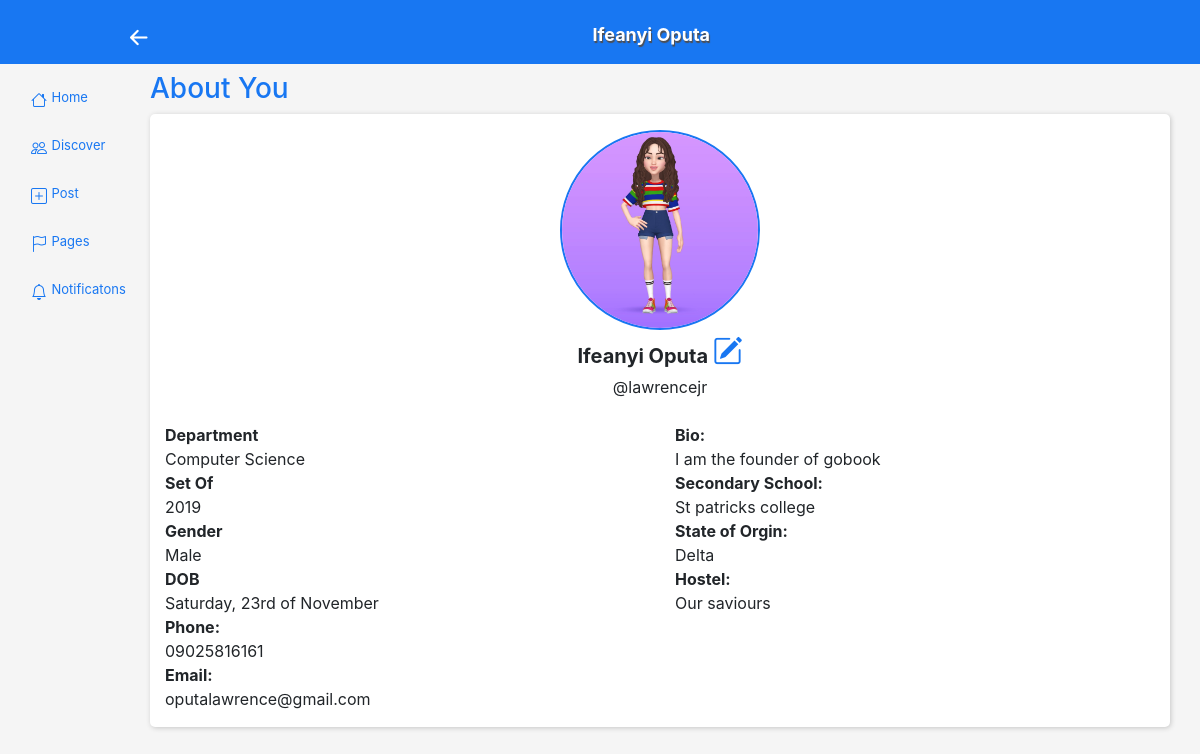
Page /account/about/index.php (signed in) on the committed database.
### tables this page shows
CREATE TABLE `user` (
  `id` int(11) NOT NULL,
  `fullname` varchar(255) DEFAULT NULL,
  `reg_no` varchar(100) DEFAULT NULL,
  `gender` varchar(50) DEFAULT NULL,
  `password` varchar(255) DEFAULT NULL,
  `username` varchar(100) DEFAULT NULL,
  `phone` varchar(20) DEFAULT NULL,
  `email` varchar(150) DEFAULT NULL,
  `dob` date DEFAULT NULL,
  `bio` text DEFAULT NULL,
  `hostel` varchar(150) DEFAULT NULL,
  `sec_sch` varchar(255) DEFAULT NULL,
  `state` varchar(100) DEFAULT NULL,
  `profile_pic` varchar(255) DEFAULT NULL,
  `school_set` varchar(100) DEFAULT NULL,
  `department` varchar(150) DEFAULT NULL,
  `faculty` varchar(255) NOT NULL,
  `verified` enum('no','yes','','') NOT NULL DEFAULT 'no',
  `datetime` datetime NOT NULL DEFAULT current_timestamp()
);

### backend/conn.php (called while the page is built, shortened)
<?php
class Connection
{
    public function __construct()
    {
        $dbhost = "localhost";
        $dbuser = "root";
        $dbpass = "";
        $dbname = "gobook";
        try {
            $this->conn = new PDO("mysql:host=$dbhost;dbname=$dbname", $dbuser, $dbpass);
        } catch (PDOException $e) {
            die("Database Connection Error: " . $e->getMessage());
        }
    }
}

### backend/class.php (called while the page is built, shortened)
<?php
include "database.php";
$uID = $_SESSION['id'] ?? null;
$database = new Database;
$data['user'] = $database->getUser($uID);
$data['users'] = $database->getUsers();
$data['husers'] = $database->getHusers();
$data['userss'] = $database->getUserss();
$data['posts'] = $database->getPosts();
$data['Myposts'] = $database->getMyPosts($uID);
$data['friendRequests'] = $database->friendRequests($uID);
$data['numOfFriendRequests'] = $database->numOfFriendRequests($uID);
$data['pages'] = $database->getPages();

### backend/database.php (called while the page is built, shortened)
<?php
class Database extends Controller{
    public function getUser($id){
        $this -> sql = "SELECT * FROM user WHERE id = ?";
        try{
           return $this -> readRow([$id], $this -> sql);
        }catch(PDOException $e){
            return false . $e -> getMessage();
        }
    }
    public function getUsers(){
        $this -> sql = "SELECT * FROM user ORDER BY department";
        try{
           return $this -> readRow([], $this -> sql);
        }catch(PDOException $e){
            return false . $e -> getMessage();
        }
    }
    public function getHusers(){
        $this -> sql = "SELECT * FROM user ORDER BY rand() LIMIT 5";
        try{
           return $this -> readRow([], $this -> sql);
        }catch(PDOException $e){
            return false . $e -> getMessage();
        }
    }
    public function getUserss(){
        $this -> sql = "SELECT * FROM user ORDER BY id DESC LIMIT 5";
        try{
           return $this -> readRow([], $this -> sql);
        }catch(PDOException $e){
            return false . $e -> getMessage();
        }
    }
    public function getPosts(){
        $this -> sql = "SELECT * FROM posts WHERE public = 'yes' ORDER BY id DESC LIMIT 1";
        try{
           return $this -> readRow([], $this -> sql);
        }catch(PDOException $e){
            return false . $e -> getMessage();
        }
    }
    public function getMyPosts($id){
        $this -> sql = "SELECT * FROM posts WHERE user_id = ? AND anonymous = 'no' ORDER BY id DESC";
        try{
           return $this -> readRow([$id], $this -> sql);
        }catch(PDOException $e){
            return false . $e -> getMessage();
        }
    }
    public function friendRequests($uID){
        $this -> sql = "SELECT * FROM friend_requests WHERE user_id2 = ? and status = 'sent'";
        try{
           return $this -> readRow([$uID], $this -> sql);
        }catch(PDOException $e){
            return false . $e -> getMessage();
        }
    }
    public function numOfFriendRequests($uID){
        $this -> sql = "SELECT * FROM friend_requests WHERE user_id2 = ? AND status = 'sent'";
        try{
           return $this -> numOf([$uID], $this -> sql);
        }catch(PDOException $e){
            return false . $e -> getMessage();
        }
    }
   public function getPages(){
       $this -> sql = "SELECT * FROM pages";
        try{
           return $this -> readRow([], $this -> sql);
        }catch(PDOException $e){
            return false . $e -> getMessage();
        }
   }
}

### backend/crud.php (called while the page is built, shortened)
<?php
include "conn.php";
class Crud extends Connection{
    public function readRow($params=[], $sql){
        try{
            $this->stmt = $this->conn-> prepare($sql);
            $this->stmt->execute($params);
            return $this->stmt->fetchAll(PDO::FETCH_ASSOC);
        }catch(PDOException $e){
            return $e->getMessage();
        }
    }
    public function numOf($params=[], $sql){
        try{
            $this->stmt = $this->conn->prepare($sql);
            $this->stmt->execute($params);
            $this->stmt->fetchAll(PDO::FETCH_ASSOC);
            return $this->stmt->rowCount();
        }catch(PDOException $e){
            return $e->getMessage();
        }
    }
}

### account/about/index.php (the view, shortened to what this page needs)
<?php
include "../../backend/class.php";
    foreach($data['user'] as $u){
        $username = $u['username'];
        $fullname = $u['fullname'];
        $bio = $u['bio'];
        $email = $u['email'];
        $set = $u['school_set'];
        $department = $u['department'];
        $dob = $u['dob'];
        $gender = $u['gender'];
        $phone = $u['phone'];
        $profileImg = $u['profile_pic'];
        $state = $u['state'];
        $sec_sch = $u['sec_sch'];
        $hostel = $u['hostel'];
    }
?>
<!DOCTYPE html>
<html lang="en">
<head>
    <link rel="stylesheet" href="../../assets/css/bootstrap.css">
    <link rel="stylesheet" href="../../assets/css/style.css">
    <link rel="stylesheet" href="https://cdnjs.cloudflare.com/ajax/libs/font-awesome/6.2.0/css/all.min.css" />
    <link rel="stylesheet" href="https://cdnjs.cloudflare.com/ajax/libs/bootstrap-icons/1.10.3/font/bootstrap-icons.min.css" />
</head>
<body>
    <div class="head_nav">
        <center>
            <div class="row hheader">
                <div class="col-3" style="margin-top: .7rem;">
                    <i onclick="history.go(-1)" class="bi bi-arrow-left-short" style="font-size: 35px; cursor: pointer; "></i>
                </div>
                <div class="col-7 mt-4">
                    <h3 class="logo" style="font-size: 18px; text-transform: capitalize;"><?=$fullname?></h3>
                </div>
                <div class="col-2 mt-3">
                </div>
            </div>
        </center>
    </div>
    <br><br><br>
    <div class="container-fluid main-body">
        <div class="lhs">
            <div class="nav">
                 <div class="nav-item">
                     <a href="../../home/"><i class="bi bi-house"></i></a>&nbsp;
                     <span>Home</span>
                 </div>
                 <div class="nav-item">
                     <a href="../../discover/"><i class="bi bi-people"></i></a>&nbsp;
                     <span>Discover</span>
                 </div>
                 <div class="nav-item">
                     <a href="../../post/"><i class="bi bi-plus-square"></i></a>&nbsp;
                     <span>Post</span>
                 </div>
                 <div class="nav-item">
                     <a href="../../pages/"><i class="bi bi-flag"></i></a>&nbsp;
                     <span>Pages</span>
                 </div>
                 <div class="nav-item">
                     <a href="../../notificatons/"><i class="bi bi-bell"></i></a>&nbsp;
                     <span>Notificatons</span>
                 </div>
            </div>
         </div>
         <div class="rhs">
            <div class="container about_container">
                <h3>About You</h3>
                <div class="about_layout">
                    <center>
                        <div class="about_profile">
                            <img src="../../assets/profilePics/<?=$profileImg?>" alt=""><br>
                            <b style="text-transform: capitalize;"><?=$fullname?></b> <i class="bi bi-pencil-square editAbout" style="font-size: 30px; color: rgb(24, 119, 242);"></i><br>
                            <span>@<?=$username?></span>
                        </div>
                    </center>
                    <div class="container">
                        <div class="about_details">
                            <br>
                            <div class="row">
                                <div class="col-md-6">
                                    <div class="about_detail">
                                        <b>Department</b><br>
                                        <span><?=$department?></span>
                                    </div>
                                    <div class="about_detail">
                                        <b>Set Of</b><br>
                                        <span><?=$set?></span>
                                    </div>
                                    <div class="about_detail">
                                        <b>Gender</b><br>
                                        <span><?=$gender?></span>
                                    </div>
                                    <div class="about_detail">
                                        <b>DOB</b><br>
                                        <span><?php echo date("l, jS \of F", strtotime($dob))?></span>
                                    </div>
                                    <div class="about_detail">
                                        <b>Phone:</b><br>
                                        <span><?=$phone?></span>
                                    </div>
                                    <div class="about_detail">
                                        <b>Email:</b><br>
                                        <span><?=$email?></span>
                                    </div>
                                </div>
                                <div class="col-md-6">
                                    <div class="about_detail">
                                        <b>Bio:</b><br>
                                        <span><?=$bio?></span>
                                    </div>
                                    <div class="about_detail">
                                        <b>Secondary School:</b><br>
                                        <span><?=$sec_sch?></span>
                                    </div>
                                    <div class="about_detail">
                                        <b>State of Orgin:</b><br>
                                        <span><?=$state?></span>
                                    </div>
                                    <div class="about_detail">
                                        <b>Hostel:</b><br>
                                        <span><?=$hostel?></span>
                                    </div>
                                </div>
                            </div>
                        </div>
                    </div>
                 </div>
            </div>
        </div>
    </div>
    <br><br><br><br>
</body>
</html>

### assets/css/style.css (style rules this page uses)
body { background-color: whitesmoke; }
.hheader h3 { font-weight: 700; text-shadow: 1px 2px 1px rgb(79, 77, 77); }
.head_nav { width: 100%; box-shadow: 1px 1px 5px rgb(201, 198, 198)k; background: rgb(24, 119, 242); position: fixed; color: white; top: 0; box-sizing: border-box; }
.main-body { display: flex; }
.lhs .nav { position: sticky; top: 4rem; display: block; }
.lhs .nav .nav-item { display: flex; background-color: transparent; color: rgb(24, 119, 242); padding: .5rem 1rem; margin-top: .5rem; border-radius: 5%; width: 120px; }
.lhs .nav .nav-item i { color: rgb(24, 119, 242); }
.lhs .nav .nav-item span { font-size: 13px; }
.rhs { width: 100%; }
.about_container h3 { color: rgb(24, 119, 242); }
.about_layout { background-color: white; box-shadow: 1px 1px 5px rgb(198, 198, 198); width: 100%; padding-bottom: 1rem; border-radius: 5px; }
.about_layout .about_profile img { border-radius: 50%; border: 2px solid rgb(24, 119, 242); margin-top: 1rem; width: 200px; height: 200px; }
.about_layout .about_profile b { font-size: 20px; }

### rows in the picture
user: fullname "Ifeanyi Oputa", profile_pic (picture), username "lawrencejr", department "Computer Science", school_set "2019", gender "Male", dob "Saturday, 23rd of November", phone "09025816161", email "oputalawrence@gmail.com", bio "I am the founder of gobook", sec_sch "St patricks college", state "Delta", hostel "Our saviours"
